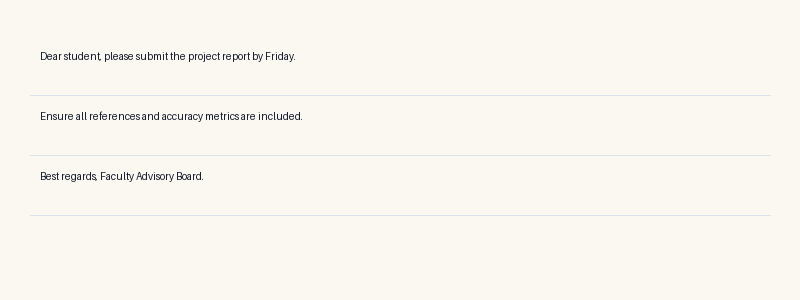
#> input picture multilingual_htr/media/samples/sample_handwritten_english.png, 800 x 300 px
$ python -i preprocessing.py   (imports and definitions only)
#> lines starting #> are read from the running program, lines starting #| are printed output that depends on the picture; after the words box and inside, x2 and y2 are one past the last pixel; in counts of white or black regions, pixels touching at a corner belong together
#> further down, picture is the input picture: shape (300, 800, 3); mean B, G, R 238.7, 246.4, 248.2
"""
OpenCV Image Preprocessing Pipeline for Multilingual HTR.

Applies configurable operations:
- Grayscale conversion
- Contrast Limited Adaptive Histogram Equalization (CLAHE)
- Deskewing / orientation correction
- Denoising / Gaussian filtering
- Adaptive binarization / thresholding
Original document files are always preserved intact.
"""

import os
import cv2
import numpy as np
from PIL import Image
from typing import Tuple, Optional, Dict, Any


class PreprocessingPipeline:
    @staticmethod
    def deskew_image(image: np.ndarray) -> np.ndarray:
        """
        Detects text line orientation angle and rotates the image to horizontal.
        Limits rotation to [-15, 15] degrees to avoid inverted or vertical flipping.
        """
        try:
            # Convert to gray if 3-channel
            if len(image.shape) == 3:
                gray = cv2.cvtColor(image, cv2.COLOR_BGR2GRAY)
            else:
                gray = image.copy()

            # Invert colors: text as foreground (white)
            inv = cv2.bitwise_not(gray)
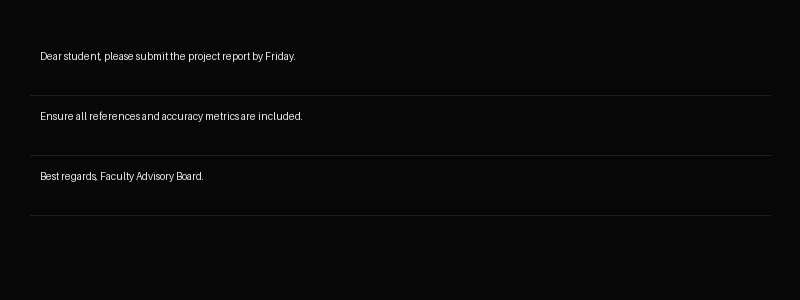
#> inv: shape (300, 800); min 7, max 231, mean 8.6
            thresh = cv2.threshold(inv, 0, 255, cv2.THRESH_BINARY | cv2.THRESH_OTSU)[1]
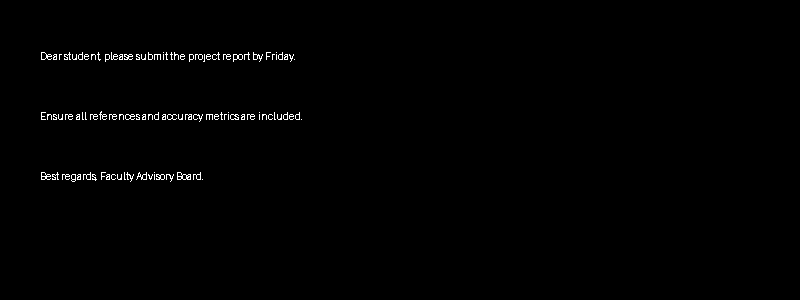
#> thresh: shape (300, 800); 0.74% white in thin lines or dots, all inside (x1, y1, x2, y2) = (41, 52, 302, 182)

            # Find coordinates of all foreground pixels in (x, y) order
            coords = np.column_stack(np.where(thresh > 0)[::-1])
#> coords = 1772 pairs, first value 41 to 301, second value 52 to 181
            if len(coords) < 100:
                return image

            rect = cv2.minAreaRect(coords)
#> rect = ((171, 116.5), (129, 260), -90)
            (w_rect, h_rect) = rect[1]
#> w_rect = 129; h_rect = 260
            angle = rect[2]
#> angle = -90

            # In OpenCV 4.5+, angle is in [-90, 0) or [0, 90)
            if w_rect < h_rect:
                angle = -(90.0 - angle) if angle > 0 else angle + 90.0
#> angle = 0
            else:
                angle = -angle if angle > 0 else angle

            # Only correct gentle scanning tilt within [-15, 15] degrees
            # Beyond 15 degrees is usually non-text borders, margins, or vertical artwork
            if abs(angle) < 0.5 or abs(angle) > 15.0:
                return image

            (h, w) = image.shape[:2]
            center = (w // 2, h // 2)
            M = cv2.getRotationMatrix2D(center, angle, 1.0)
            rotated = cv2.warpAffine(
                image, M, (w, h),
                flags=cv2.INTER_CUBIC,
                borderMode=cv2.BORDER_REPLICATE
            )
            return rotated
        except Exception:
            return image

    # [147 lines left out: functions normalize_illumination, sharpen_handwriting, apply, not called in this run]

>>> import cv2
>>> picture = cv2.imread('../media/samples/sample_handwritten_english.png')
>>> result = PreprocessingPipeline().deskew_image(picture)

$ run again, on multilingual_htr/media/samples/sample_printed_english.png
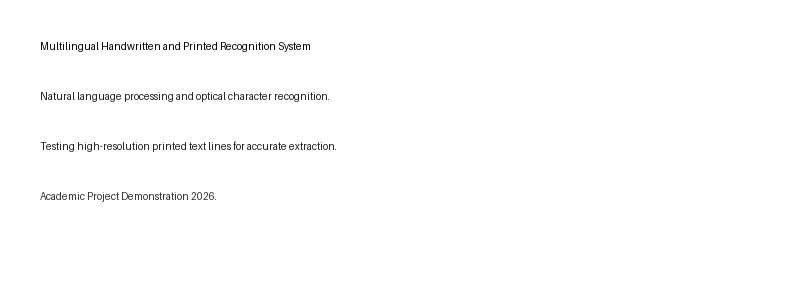
#> input picture multilingual_htr/media/samples/sample_printed_english.png, 800 x 300 px
#> picture is the input picture: shape (300, 800, 3); min 1, max 255, mean 252.8
#> in deskew_image, `inv = cv2.bitwise_not(gray)`:
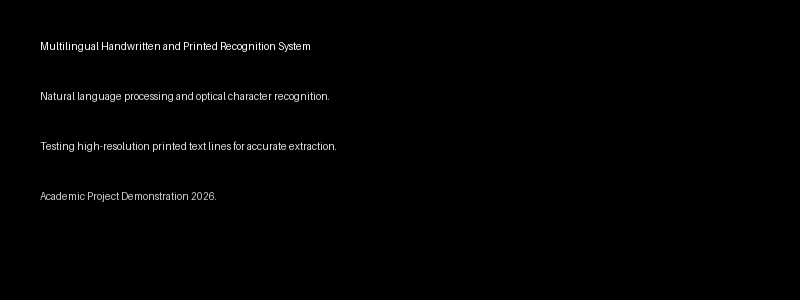
#> inv: shape (300, 800); min 0, max 254, mean 2.2
#> in deskew_image, `thresh = cv2.threshold(inv, 0, 255, cv2.THRESH_BINARY | cv2.THRESH_OTS..`:
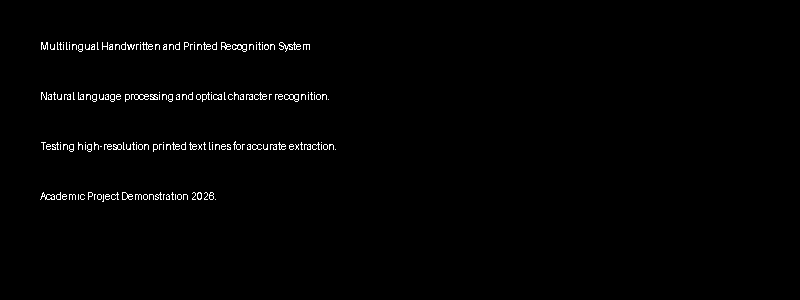
#> thresh: shape (300, 800); 1.1% white in thin lines or dots, all inside (x1, y1, x2, y2) = (40, 42, 336, 202)
#> coords = 2676 pairs, first value 40 to 335, second value 42 to 201
#> rect = ((187.5, 121.5), (159, 295), -90)
#> w_rect = 159; h_rect = 295
#> in deskew_image, `angle = rect[2]`: angle = -90
#> in deskew_image, `angle = -(90.0 - angle) if angle > 0 else angle + 90.0`: angle = 0

$ run again, on multilingual_htr/media/samples/test_hindi.png
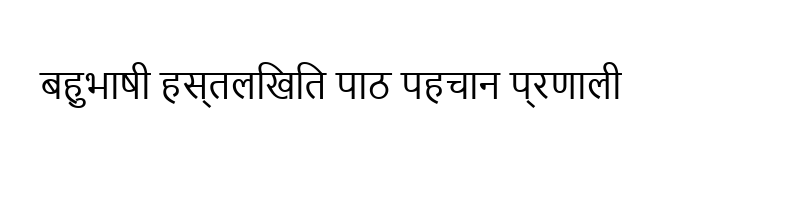
#> input picture multilingual_htr/media/samples/test_hindi.png, 800 x 200 px
#> picture is the input picture: shape (200, 800, 3); min 0, max 255, mean 246.8
#> in deskew_image, `inv = cv2.bitwise_not(gray)`:
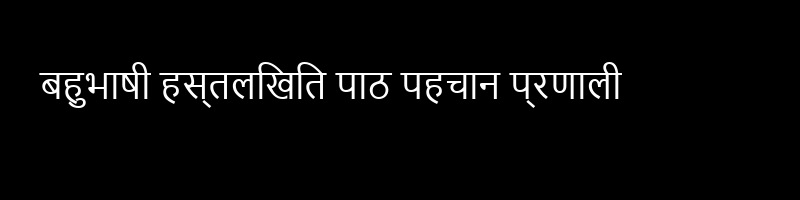
#> inv: shape (200, 800); min 0, max 255, mean 8.2
#> in deskew_image, `thresh = cv2.threshold(inv, 0, 255, cv2.THRESH_BINARY | cv2.THRESH_OTS..`:
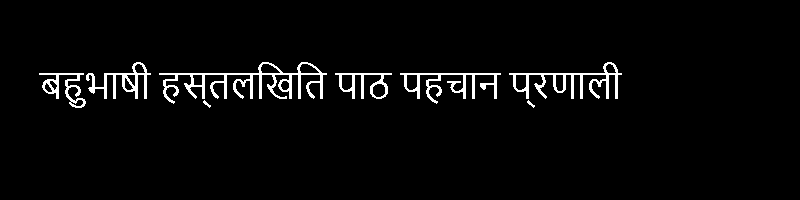
#> thresh: shape (200, 800); 3.3% white; 8 white regions, largest, box (x1, y1, x2, y2) and area: (159, 62, 327, 104) 1701, (509, 62, 622, 99) 1038, (400, 73, 501, 104) 855
#> coords = 5300 pairs, first value 39 to 621, second value 62 to 107
#> rect = ((330, 84.5), (45, 582), -90)
#> w_rect = 45; h_rect = 582
#> in deskew_image, `angle = rect[2]`: angle = -90
#> in deskew_image, `angle = -(90.0 - angle) if angle > 0 else angle + 90.0`: angle = 0

$ run again, on multilingual_htr/media/samples/test_telugu.png
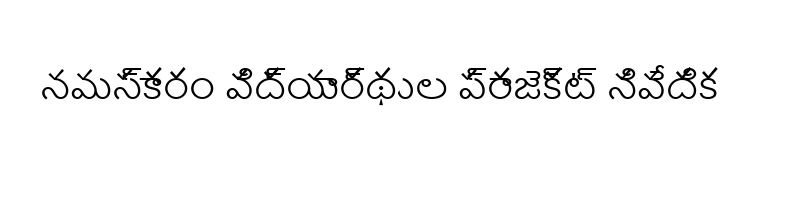
#> input picture multilingual_htr/media/samples/test_telugu.png, 800 x 200 px
#> picture is the input picture: shape (200, 800, 3); min 0, max 255, mean 247
#> in deskew_image, `inv = cv2.bitwise_not(gray)`:
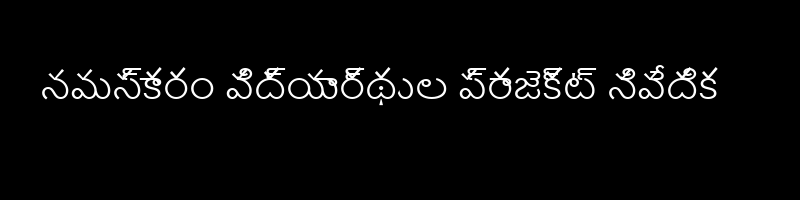
#> inv: shape (200, 800); min 0, max 255, mean 8
#> in deskew_image, `thresh = cv2.threshold(inv, 0, 255, cv2.THRESH_BINARY | cv2.THRESH_OTS..`:
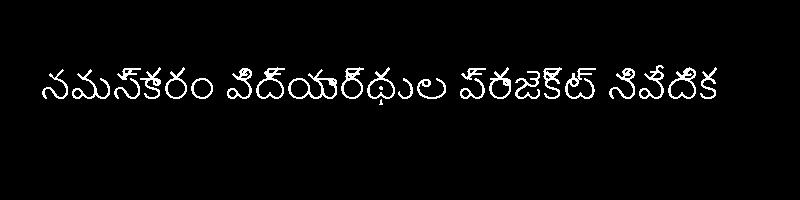
#> thresh: shape (200, 800); 3.2% white in thin lines or dots, all inside (x1, y1, x2, y2) = (42, 65, 717, 105)
#> coords = 5186 pairs, first value 42 to 716, second value 65 to 104
#> rect = ((379, 85.07), (674.1, 37.89), -0.23)
#> w_rect = 674.1; h_rect = 37.89
#> angle = -0.23
